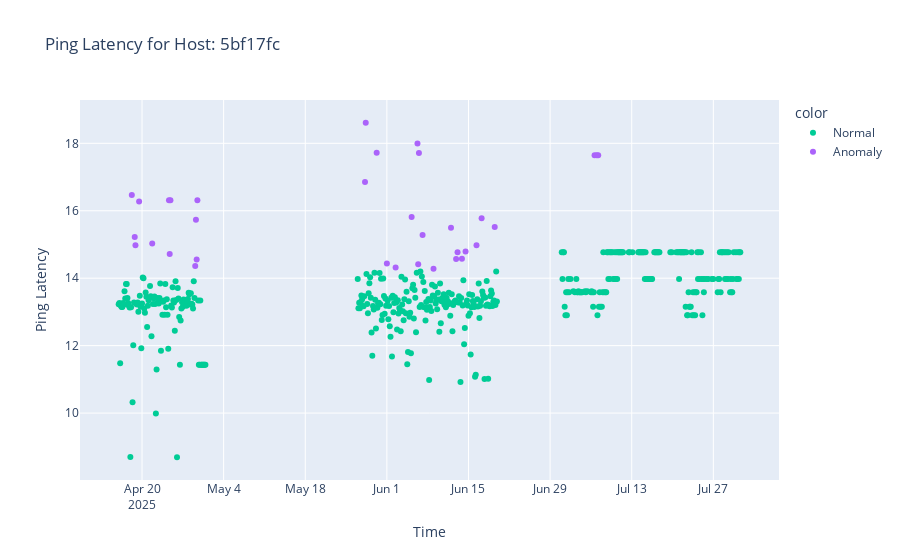

Notebook code for this chart:
### Markdown cell above
#### You can rerun the cell below to see multiple examples!

### Code cell
plot_host_latency(clean_data, choose_random_hostname(clean_data))

### Figure 1 — Plotly figure (JSON) as saved in the notebook; plotly's stock layout.template omitted (floating-point values rounded to 4 significant figures; data arrays with more than 128 entries replaced by an {"elided": "..."} marker saying what was removed)
{"data": [{"hovertemplate": "color=Normal<br>Time=%{x}<br>Ping Latency=%{y}<extra></extra>", "legendgroup": "Normal", "marker": {"color": "#00cc96", "symbol": "circle"}, "mode": "markers", "name": "Normal", "orientation": "v", "showlegend": true, "type": "scatter", "x": {"elided": "447 str values"}, "xaxis": "x", "y": {"elided": "447 float values"}, "yaxis": "y"}, {"hovertemplate": "color=Anomaly<br>Time=%{x}<br>Ping Latency=%{y}<extra></extra>", "legendgroup": "Anomaly", "marker": {"color": "#ab63fa", "symbol": "circle"}, "mode": "markers", "name": "Anomaly", "orientation": "v", "showlegend": true, "type": "scatter", "x": ["2025-04-18T06:00:24.000000000", "2025-04-18T18:00:24.000000000", "2025-04-18T21:00:28.000000000", "2025-04-19T12:00:24.000000000", "2025-04-21T18:00:27.000000000", "2025-04-24T15:00:25.000000000", "2025-04-24T18:00:24.000000000", "2025-04-24T21:00:30.000000000", "2025-04-29T03:00:30.000000000", "2025-04-29T06:00:30.000000000", "2025-04-29T09:00:35.000000000", "2025-04-29T12:00:30.000000000", "2025-05-28T06:00:38.500000000", "2025-05-28T09:00:43.500000000", "2025-05-30T06:00:26.000000000", "2025-06-01T00:00:24.000000000", "2025-06-02T12:00:29.000000000", "2025-06-05T06:00:23.000000000", "2025-06-06T06:00:38.000000000", "2025-06-06T09:00:37.000000000", "2025-06-06T12:00:38.000000000", "2025-06-07T03:00:42.500000000", "2025-06-09T00:00:39.500000000", "2025-06-12T00:00:36.500000000", "2025-06-12T21:00:24.000000000", "2025-06-13T03:00:22.000000000", "2025-06-13T21:00:23.000000000", "2025-06-14T12:00:27.000000000", "2025-06-16T09:00:37.500000000", "2025-06-17T06:00:32.500000000", "2025-06-19T12:00:42.000000000", "2025-07-06T15:00:37.000000000", "2025-07-07T00:00:37.000000000", "2025-07-07T06:00:37.000000000"], "xaxis": "x", "y": [16.46, 15.22, 14.97, 16.28, 15.03, 16.31, 14.71, 16.31, 14.37, 15.73, 14.56, 16.31, 16.85, 18.61, 17.72, 14.43, 14.32, 15.81, 18.0, 14.42, 17.71, 15.28, 14.28, 15.5, 14.57, 14.77, 14.58, 14.79, 14.98, 15.78, 15.52, 17.64, 17.64, 17.64], "yaxis": "y"}], "layout": {"legend": {"title": {"text": "color"}, "tracegroupgap": 0}, "title": {"text": "Ping Latency for Host: 5bf17fc"}, "xaxis": {"anchor": "y", "domain": [0, 1], "title": {"text": "Time"}}, "yaxis": {"anchor": "x", "domain": [0, 1], "title": {"text": "Ping Latency"}}}}
